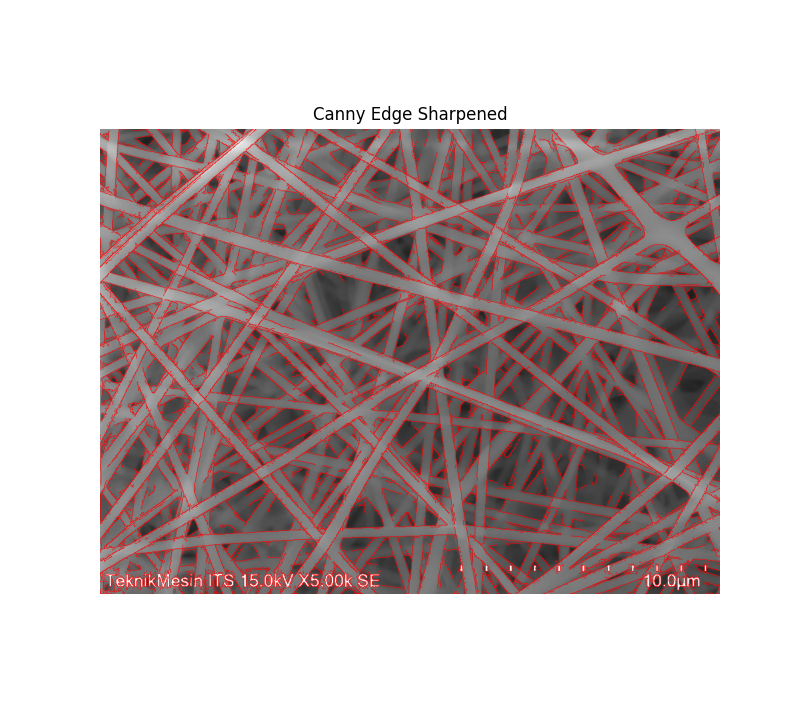
#> input picture Gambar/SEM Edge Sharpened.png, 800 x 715 px
$ python layering_module.py --input '../Gambar/SEM Edge Sharpened.png'
#> lines starting #> are read from the running program, lines starting #| are printed output that depends on the picture
import numpy as np
import matplotlib
matplotlib.use('Agg')
import matplotlib.pyplot as plt
from PIL import Image
from skimage.filters import threshold_multiotsu, gaussian
from skimage import morphology, measure
import argparse, os, json

CONFIG = {
    "n_classes":       4,
    "min_fiber_area":  30,
    "max_hole_area":   800,
    "gaussian_sigma":  1.0,
    "footer_fraction": 0.91,   # fallback: pakai 91% tinggi gambar
}

LAYER_INFO = {
    'layer1_top':  {'color': [220, 50,  50],  'label': 'Layer 1 — Paling Atas'},
    'layer2_mid':  {'color': [255, 165,  0],  'label': 'Layer 2 — Tengah'},
    'layer3_deep': {'color': [ 70, 130, 180], 'label': 'Layer 3 — Dalam'},
    'background':  {'color': [ 40,  40,  40], 'label': 'Background'},
}

# ──────────────────────────────────────────────────────────────
# DETEKSI FOOTER — 3 LAPIS PRIORITAS
# ──────────────────────────────────────────────────────────────

def _footer_from_metadata(meta_path, img_height):
    """
    Lapis 1: Baca DataSize dari file .txt metadata SEM.
    Field DataSize=WxH memberi tahu tinggi area gambar aktual.
    Selisih dengan tinggi file = footer.
    """
    if not meta_path or not os.path.exists(meta_path):
        return None, "file metadata tidak ditemukan"
    with open(meta_path, 'r', errors='ignore') as f:
        for line in f:
            if line.strip().startswith('DataSize='):
                val = line.strip().split('=')[1]      # "1280x960"
                parts = val.lower().split('x')
                if len(parts) == 2:
                    try:
                        data_h = int(parts[1])
                        if data_h < img_height:
                            return data_h, f"DataSize={val} → footer={img_height-data_h} baris"
                        return None, f"DataSize={val} sama dengan tinggi gambar, tidak ada footer"
                    except ValueError:
                        pass
    return None, "DataSize tidak ditemukan di metadata"


def _footer_from_pixels(img):
    """
    Lapis 2: Deteksi footer dari piksel — KONSERVATIF.
    Cari blok gelap seragam (dark_ratio > 0.93) minimal 3 baris
    di 20% bawah gambar. Tidak agresif agar serat tidak terbuang.
    """
    img_f    = img.astype(np.float32)
    img_norm = (img_f - img_f.min()) / (img_f.max() - img_f.min() + 1e-6) * 255.0
    h        = img_norm.shape[0]
    dark_ratio = (img_norm < 255 * 0.18).mean(axis=1)

    scan_from = int(h * 0.80)
    for i in range(scan_from, h):
        if dark_ratio[i] > 0.93:
            block_end = i
            while block_end < h and dark_ratio[block_end] > 0.93:
                block_end += 1
            if (block_end - i) >= 3:
                return i, f"pixel dark_ratio>0.93, baris {i}-{block_end-1}"
    return None, "tidak terdeteksi dari piksel"


def _footer_fallback(img_height):
    """Lapis 3: Fallback proporsi tetap 91% — selalu aman."""
    boundary = int(img_height * CONFIG["footer_fraction"])
    return boundary, f"fallback {CONFIG['footer_fraction']*100:.0f}% tinggi gambar"


def detect_footer_boundary(img, meta_path=None, crop_rows=None):
    """
    Deteksi batas footer SEM — 3 lapis prioritas:

      [1] crop_rows manual  → override langsung jika pengguna tahu pasti
      [2] Metadata .txt     → baca DataSize (paling akurat)
      [3] Deteksi piksel    → blok gelap seragam di bawah (konservatif)
      [4] Fallback 91%      → selalu aman, tidak pernah gagal

    Returns:
      boundary (int) : indeks baris awal footer
      info     (dict): metode yang digunakan dan detail
    """
    h = img.shape[0]

    # [1] Override manual
    if crop_rows is not None:
        b = h - int(crop_rows)
        return b, {'method': f'manual (crop_rows={crop_rows})', 'footer_rows': h - b}

    # [2] Metadata
    b, msg = _footer_from_metadata(meta_path, h)
    if b is not None:
        return b, {'method': f'metadata: {msg}', 'footer_rows': h - b}

    # [3] Piksel
    b, msg = _footer_from_pixels(img)
    if b is not None:
        return b, {'method': f'pixel: {msg}', 'footer_rows': h - b}

    # [4] Fallback
    b, msg = _footer_fallback(h)
    return b, {'method': msg, 'footer_rows': h - b}


# ──────────────────────────────────────────────────────────────
# LOAD & PREPARE
# ──────────────────────────────────────────────────────────────

def load_image(path, meta_path=None, crop_rows=None):
    """
    Load gambar SEM, normalisasi ke uint8, crop footer otomatis.
    Returns: (img_cropped, boundary, footer_info)
    """
    raw = np.array(Image.open(path))
    if raw.ndim == 3:
        raw = raw.mean(axis=2).astype(np.uint8)
    if raw.dtype != np.uint8:
        raw = ((raw.astype(np.float32) - raw.min()) /
               (raw.max() - raw.min() + 1e-6) * 255).astype(np.uint8)

    boundary, footer_info = detect_footer_boundary(raw, meta_path, crop_rows)
    return raw[:boundary, :], boundary, footer_info


# ──────────────────────────────────────────────────────────────
# LAYERING
# ──────────────────────────────────────────────────────────────

def compute_thresholds(img):
    smoothed = (gaussian(img, sigma=CONFIG["gaussian_sigma"]) * 255).astype(np.uint8)
    return threshold_multiotsu(smoothed, classes=CONFIG["n_classes"])


def apply_layering(img, thresholds):
    T1, T2, T3 = thresholds
    raw_masks = {
        'background':  img < T1,
        'layer3_deep': (img >= T1) & (img < T2),
        'layer2_mid':  (img >= T2) & (img < T3),
        'layer1_top':  img >= T3,
    }
    cleaned = {}
    for name, mask in raw_masks.items():
        c = morphology.remove_small_objects(mask, max_size=CONFIG["min_fiber_area"])
        c = morphology.remove_small_holes(c,     max_size=CONFIG["max_hole_area"])
        cleaned[name] = c
    return cleaned


# [74 lines left out: functions get_layer_stats, make_color_overlay, visualize, not called in this run]


# ──────────────────────────────────────────────────────────────
# FUNGSI UTAMA
# ──────────────────────────────────────────────────────────────

def run_layering(input_path, output_dir='.', meta_path=None, crop_rows=None):
    """
    Jalankan pipeline layering lengkap.

    Parameters:
      input_path : path gambar SEM (.tif / .png)
      output_dir : folder output hasil
      meta_path  : path metadata .txt SEM (direkomendasikan)
      crop_rows  : override manual baris footer yang dibuang

    Returns:
      layers, thresholds, stats
    """
    os.makedirs(output_dir, exist_ok=True)
    base = os.path.splitext(os.path.basename(input_path))[0]

    print(f"\n{'='*55}")
    print(f"[1] Load  : {os.path.basename(input_path)}")
    img, boundary, footer_info = load_image(input_path, meta_path, crop_rows)
#> in load_image, raw is the input picture: shape (715, 800, 4); mean R, G, B, A 188.5, 174.4, 174.3, 255
#> in load_image, `raw = raw.mean(axis=2).astype(np.uint8)`:
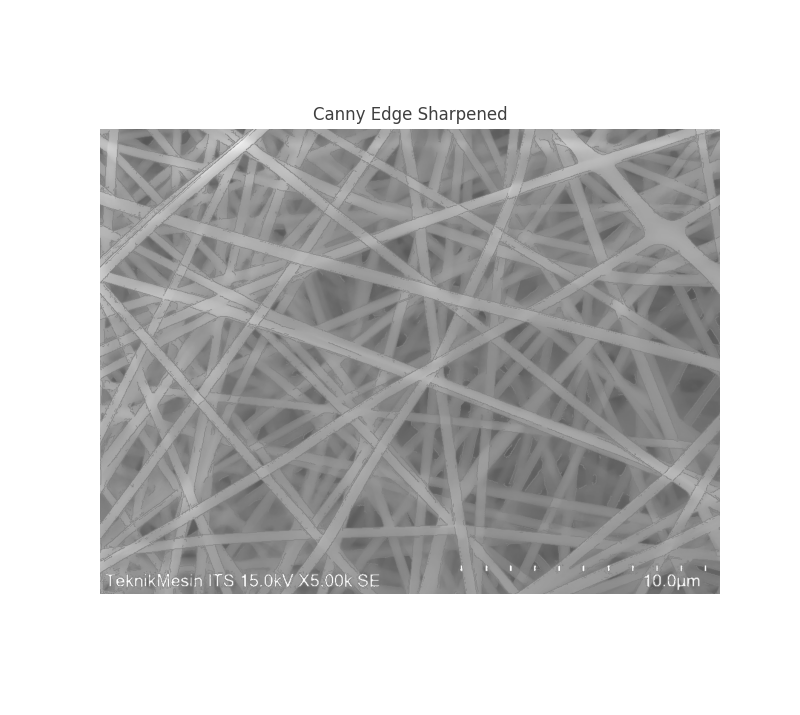
#> raw: shape (715, 800); min 63, max 255, mean 197.9
#> in _footer_from_pixels, `img_norm = (img_f - img_f.min()) / (img_f.max() - img_f.min() + 1e-6) ..`:
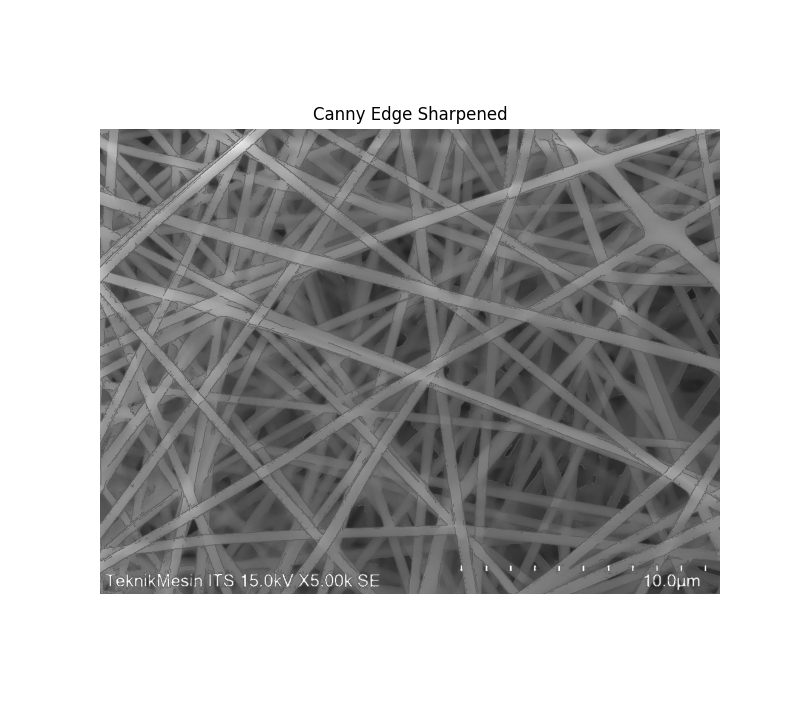
#> img_norm: shape (715, 800) float32; min 0, max 255, mean 179.1
#> in _footer_from_pixels, `dark_ratio = (img_norm < 255 * 0.18).mean(axis=1)`: dark_ratio = 715 values, max 0.0688 at index 114, min 0 at index 0, mean 0.00433
#> in detect_footer_boundary, `b, msg = _footer_from_pixels(img)`: msg = 'tidak terdeteksi dari piksel'
#> in load_image, `boundary, footer_info = detect_footer_boundary(raw, meta_path, crop_ro..`: boundary = 650; footer_info = {'method': 'fallback 91% tinggi gambar', 'footer_rows': 65}
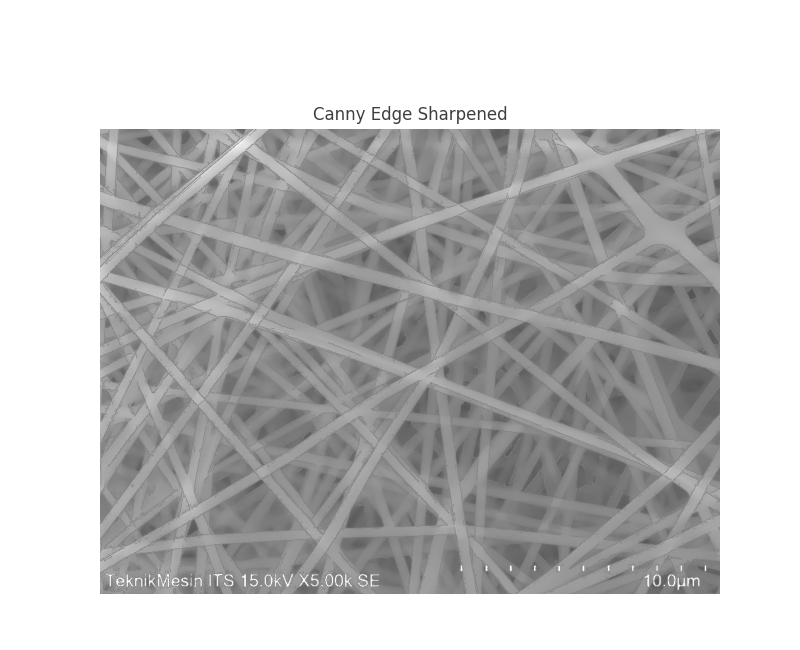
#> img: shape (650, 800); min 63, max 255, mean 192.1
#> boundary = 650
    print(f"    Shape : {img.shape} | dtype: {img.dtype}")
#|     Shape : (650, 800) | dtype: uint8
    print(f"    Footer: {footer_info['method']}")
#|     Footer: fallback 91% tinggi gambar
    print(f"    Dibuang: {footer_info['footer_rows']} baris")
#|     Dibuang: 65 baris

    print(f"[2] Threshold (Multi-Otsu)...")
    thresholds = compute_thresholds(img)
#> thresholds = [130, 153, 209]
    print(f"    T1={thresholds[0]:.0f}  T2={thresholds[1]:.0f}  T3={thresholds[2]:.0f}")
#|     T1=130  T2=153  T3=209

    print(f"[3] Layering & cleaning...")
    layers = apply_layering(img, thresholds)
#> in apply_layering, `T1, T2, T3 = thresholds`: T1 = 130; T2 = 153; T3 = 209
#> the loop in apply_layering, `for name, mask in raw_masks.items():` made 1 pass
#> name on pass 1: 'background'
#> after the loop in apply_layering, `for name, mask in raw_masks.items():`: cleaned = 0 items

    print(f"[4] Statistik:")
    stats = get_layer_stats(layers, img)
    for name, s in stats.items():
        print(f"    {name:15s}: {s['pixel_count']:>8,} px "
              f"({s['percentage']:5.1f}%) | "
              f"{s['n_regions']:2d} region | "
              f"mean={s['mean_intensity']:.1f}")

    print(f"[5] Simpan output...")
    visualize(img, layers, thresholds, stats, footer_info,
              os.path.join(output_dir, f'{base}_layering.png'))

    for name, mask in layers.items():
        Image.fromarray((mask.astype(np.uint8) * 255)).save(
            os.path.join(output_dir, f'{base}_{name}.png'))

    with open(os.path.join(output_dir, f'{base}_stats.json'), 'w') as f:
        json.dump({'config': CONFIG, 'footer_info': footer_info,
                   'thresholds': [float(t) for t in thresholds],
                   'layers': stats}, f, indent=2)
    print(f"{'='*55}\n")

    return layers, thresholds, stats


# ─── CLI ─────────────────────────────────────────────────────
if __name__ == "__main__":
    p = argparse.ArgumentParser(description='Nanofiber SEM Layering v2.0')
    p.add_argument('--input',     required=True)
    p.add_argument('--output',    default='output_layering')
    p.add_argument('--meta',      default=None, help='Path file .txt metadata SEM')
    p.add_argument('--crop_rows', default=None, type=int,
                   help='Override manual: jumlah baris footer yang dibuang')
    args = p.parse_args()
#> (the run stopped early here; a loop or call above may not have finished)
